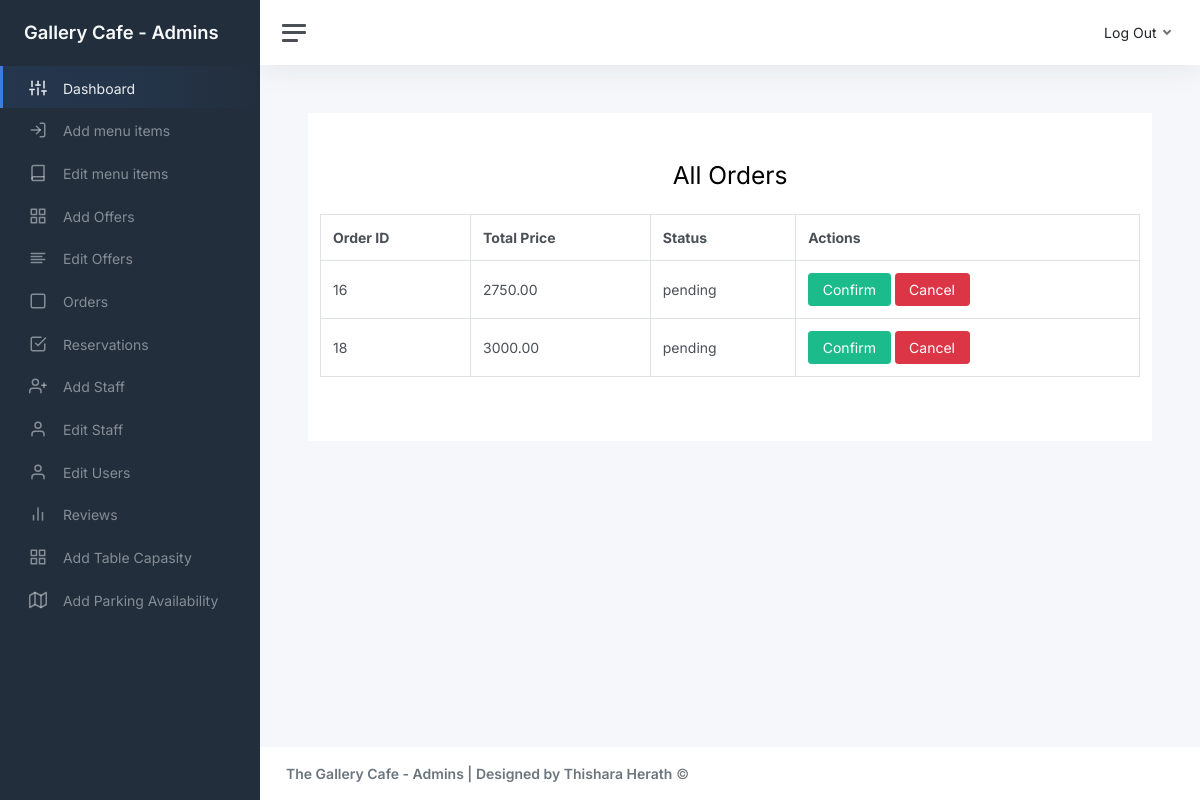
The page /all_orders.php on the database its author committed.
### tables this page shows
CREATE TABLE IF NOT EXISTS `orders` (
  `id` int NOT NULL AUTO_INCREMENT,
  `order_date` datetime DEFAULT CURRENT_TIMESTAMP,
  `total_price` decimal(10,2) DEFAULT NULL,
  `status` varchar(20) DEFAULT 'pending',
  `user_id` int NOT NULL,
  PRIMARY KEY (`id`)
);

### all_orders.php (the view, shortened to what this page needs)
<?php
require 'dbconn.php';
$sql = "SELECT * FROM orders";
$result = $conn->query($sql);
?>
<!DOCTYPE html>
<html lang="en">
<head>
	<link href="admin_css/app.css" rel="stylesheet">
</head>
<body>
	<div class="wrapper">
	<nav id="sidebar" class="sidebar js-sidebar">
			<div class="sidebar-content js-simplebar">
				<a class="sidebar-brand" href="index.html">
					<span class="align-middle">Gallery Cafe - Admins</span>
				</a>
				<ul class="sidebar-nav">
					<li class="sidebar-item active">
						<a class="sidebar-link" href="admin_panel.php">
							<i class="align-middle" data-feather="sliders"></i> <span class="align-middle">Dashboard</span>
						</a>
					</li>
					<li class="sidebar-item">
						<a class="sidebar-link" href="add_menu_item.php">
							<i class="align-middle" data-feather="log-in"></i> <span class="align-middle">Add menu items</span>
						</a>
					</li>
					<li class="sidebar-item">
						<a class="sidebar-link" href="menu_list.php">
							<i class="align-middle" data-feather="book"></i> <span class="align-middle">Edit menu items</span>
						</a>
					</li>
					<li class="sidebar-item">
						<a class="sidebar-link" href="add_offer.php">
							<i class="align-middle" data-feather="grid"></i> <span class="align-middle">Add Offers</span>
						</a>
					</li>
					<li class="sidebar-item">
						<a class="sidebar-link" href="edit_offers.php">
							<i class="align-middle" data-feather="align-left"></i> <span class="align-middle">Edit Offers</span>
						</a>
					</li>
					<li class="sidebar-item">
						<a class="sidebar-link" href="all_orders.php">
							<i class="align-middle" data-feather="square"></i> <span class="align-middle">Orders</span>
						</a>
					</li>
					<li class="sidebar-item">
						<a class="sidebar-link" href="display_reservations.php">
							<i class="align-middle" data-feather="check-square"></i> <span class="align-middle">Reservations</span>
						</a>
					</li>
					<li class="sidebar-item">
						<a class="sidebar-link" href="register_staff.php">
							<i class="align-middle" data-feather="user-plus"></i> <span class="align-middle">Add Staff</span>
						</a>
					</li>
					<li class="sidebar-item">
						<a class="sidebar-link" href="display_staff.php">
							<i class="align-middle" data-feather="user"></i> <span class="align-middle">Edit Staff</span>
						</a>
					</li>
					<li class="sidebar-item">
						<a class="sidebar-link" href="edit_users.php">
							<i class="align-middle" data-feather="user"></i> <span class="align-middle">Edit Users</span>
						</a>
					</li>
					<li class="sidebar-item">
						<a class="sidebar-link" href="display_reviews.php">
							<i class="align-middle" data-feather="bar-chart-2"></i> <span class="align-middle">Reviews</span>
						</a>
					</li>
					<li class="sidebar-item">
						<a class="sidebar-link" href="add_table.php">
							<i class="align-middle" data-feather="grid"></i> <span class="align-middle">Add Table Capasity</span>
						</a>
					</li>
					<li class="sidebar-item">
						<a class="sidebar-link" href="add_parking.php">
							<i class="align-middle" data-feather="map"></i> <span class="align-middle">Add Parking Availability</span>
						</a>
					</li>
				</ul>
			</div>
		</nav>
		<div class="main">
		<nav class="navbar navbar-expand navbar-light navbar-bg">
				<a class="sidebar-toggle js-sidebar-toggle">
					<i class="hamburger align-self-center"></i>
				</a>
				<div class="navbar-collapse collapse">
					<ul class="navbar-nav navbar-align">
						<li class="nav-item dropdown">
							<a class="nav-link dropdown-toggle d-none d-sm-inline-block" href="#" data-bs-toggle="dropdown">
								<span class="text-dark">Log Out</span>
							</a>
						</li>
					</ul>
				</div>
			</nav>
			<main class="content">
				<div class="container-fluid p-0">
					<div class="container-xxl bg-white p-0">
						<div class="container py-5">
							<div class="row">
								<div class="col-12">
									<h2 class="text-center mb-4">All Orders</h2>
									<div class="table-responsive">
										<table class="table table-bordered">
											<thead>
												<tr>
													<th>Order ID</th>
													<th>Total Price</th>
													<th>Status</th>
													<th>Actions</th>
												</tr>
											</thead>
											<tbody>
												<?php
												if ($result->num_rows > 0) {
													while ($row = $result->fetch_assoc()) {
														echo "<tr>";
														echo "<td>" . htmlspecialchars($row['id']) . "</td>";
														echo "<td>" . htmlspecialchars($row['total_price']) . "</td>";
														echo "<td>" . htmlspecialchars($row['status']) . "</td>";
														echo "<td>
                                                <form method='POST' action='order_action.php' style='display:inline;'>
                                                    <input type='hidden' name='order_id' value='" . htmlspecialchars($row['id']) . "'>
                                                    <button type='submit' name='action' value='confirm' class='btn btn-success'>Confirm</button>
                                                </form>
                                                <form method='POST' action='order_action.php' style='display:inline;'>
                                                    <input type='hidden' name='order_id' value='" . htmlspecialchars($row['id']) . "'>
                                                    <button type='submit' name='action' value='cancel' class='btn btn-danger'>Cancel</button>
                                                </form>
                                              </td>";
														echo "</tr>";
													}
												} else {
													echo "<tr><td colspan='4' class='text-center'>No orders found</td></tr>";
												}
												?>
											</tbody>
										</table>
									</div>
								</div>
							</div>
						</div>
					</div>
				</div>
			</main>
			<footer class="footer">
				<div class="container-fluid">
					<div class="row text-muted">
						<div class="col-6 text-start">
							<p class="mb-0">
								<a class="text-muted" href="https://adminkit.io/" target="_blank"><strong>The Gallery Cafe - Admins | Designed by Thishara Herath</strong></a> &copy;
							</p>
						</div>
					</div>
				</div>
			</footer>
		</div>
	</div>
</body>
</html>

### rows shown on the page
orders: id "16", total_price "2750.00", status "pending"
orders: id "18", total_price "3000.00", status "pending"
